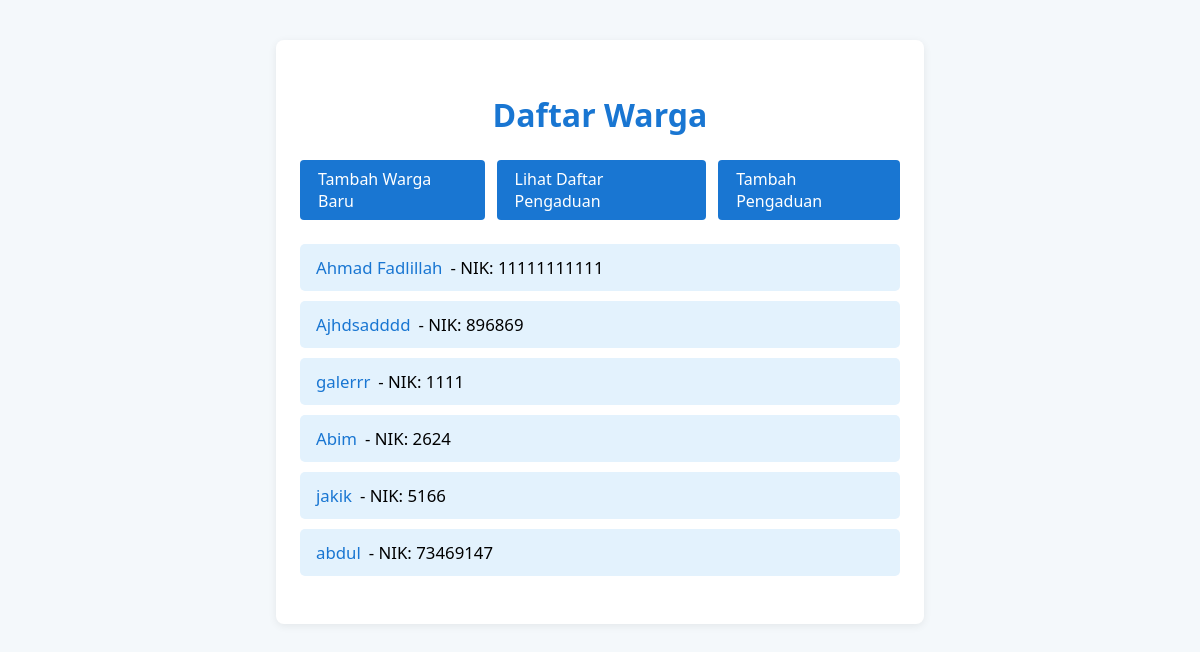
The app's page /warga/, older data.
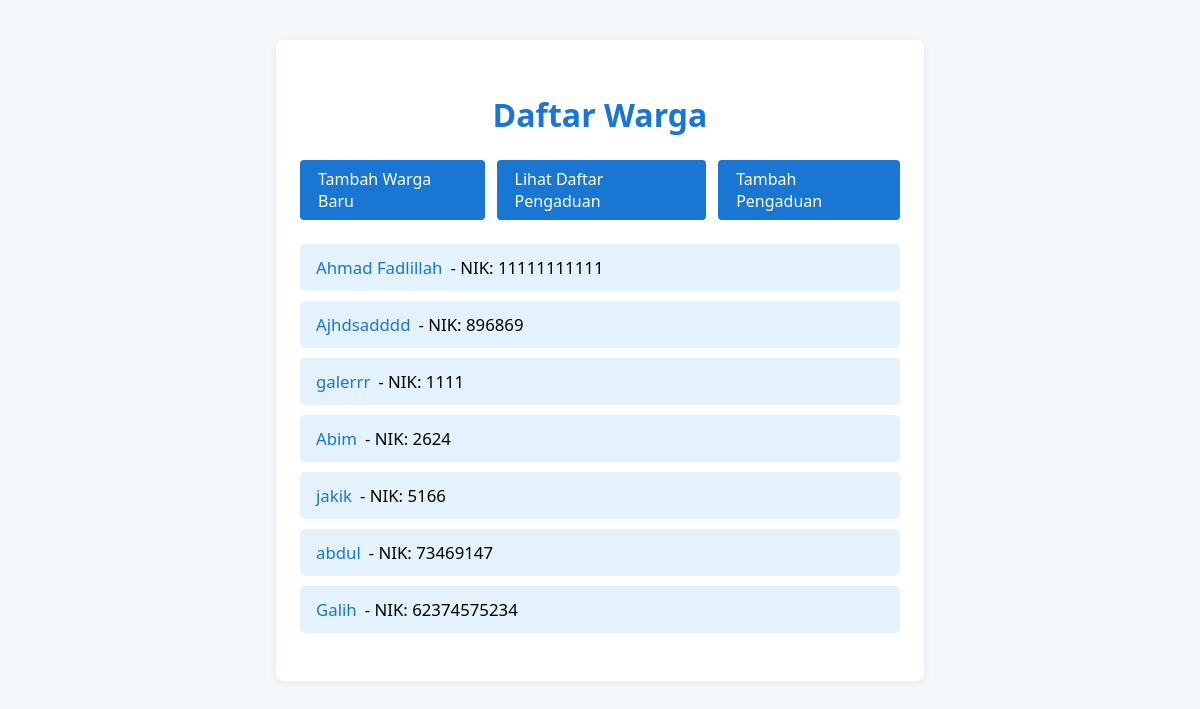
The same page, newer data.
### warga/models.py (models this page shows, shortened)
class Warga(models.Model):
    nik = models.CharField(max_length=16, unique=True, verbose_name="Nomor Induk Kependudukan")
    nama_lengkap = models.CharField(max_length=100, verbose_name="Nama Lengkap")
    alamat = models.TextField(verbose_name="Alamat Tinggal")
    no_telepon = models.CharField(max_length=15, blank=True, verbose_name="Nomor Telepon")
    tanggal_registrasi = models.DateTimeField(auto_now_add=True)

### warga/views.py (the view)
# urls.py: path('warga/', WargaListView.as_view(), name="warga-list"),
class WargaListView(ListView):
    model = Warga

### warga/templates/warga/warga_list.html (shortened to what this page needs)
<!DOCTYPE html>
<html lang="en">
<head>
</head>
<body>
    <div class="container">
        <h1>Daftar Warga</h1>
        <div class="actions">
            <a class="btn" href="{% url 'warga-tambah' %}">Tambah Warga Baru</a>
            <a class="btn" href="{% url 'pengaduan-list' %}">Lihat Daftar Pengaduan</a>
            <a class="btn" href="{% url 'pengaduan-tambah' %}">Tambah Pengaduan</a>
        </div>
        <ul>
            {% for warga in object_list %}
                <li>
                    <a href="{% url 'warga' warga.pk %}">{{ warga.nama_lengkap }}</a>
                    <span>- NIK: {{ warga.nik }}</span>
                </li>
            {% empty %}
                <li class="empty">Belum ada data warga yang terdaftar</li>
            {% endfor %}
        </ul>
    </div>
</body>
</html>

Row changes from the older to the newer data that the page shows:
added Warga: nama_lengkap "Galih", nik "62374575234"
